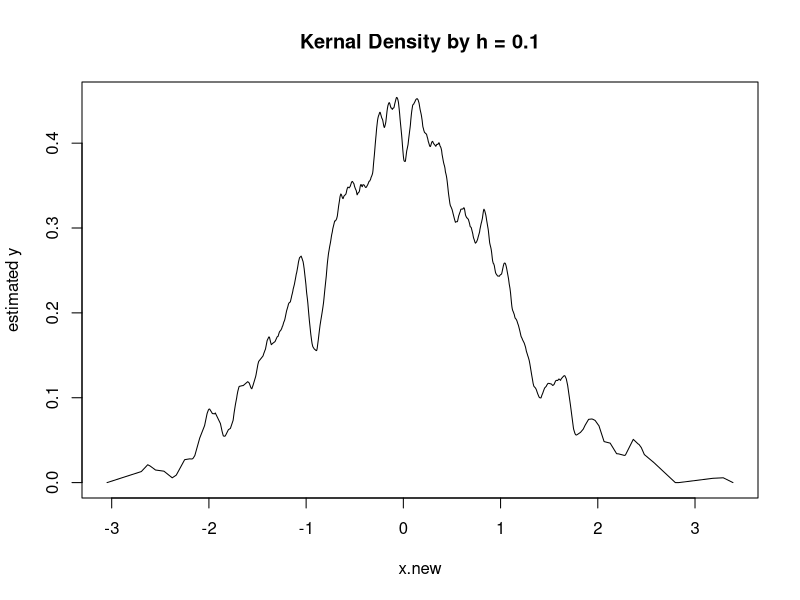
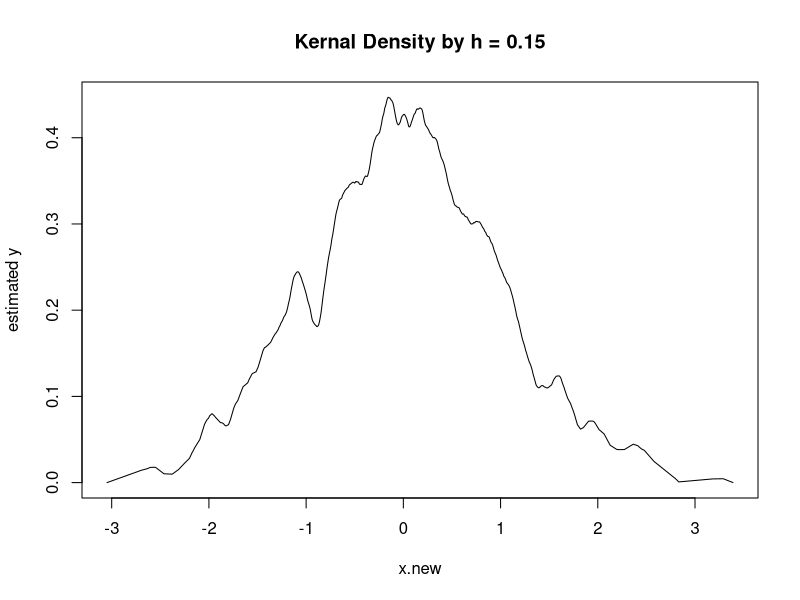
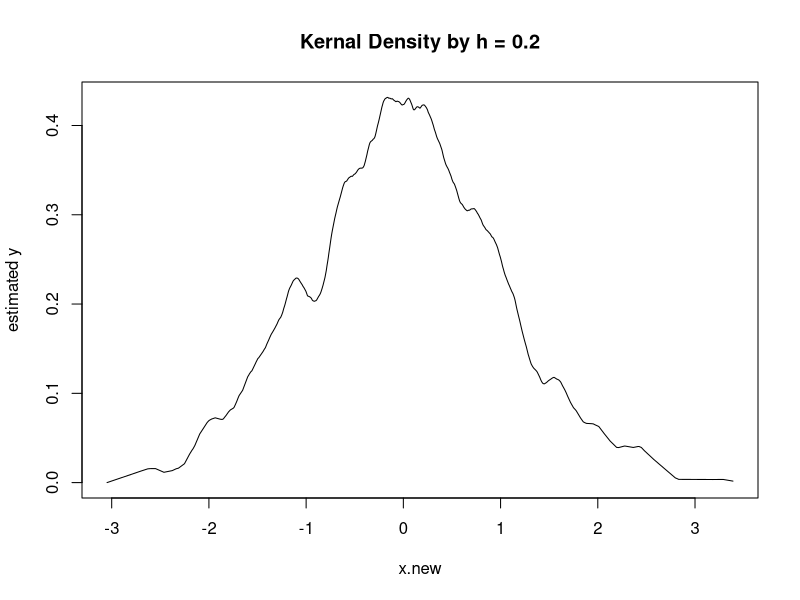
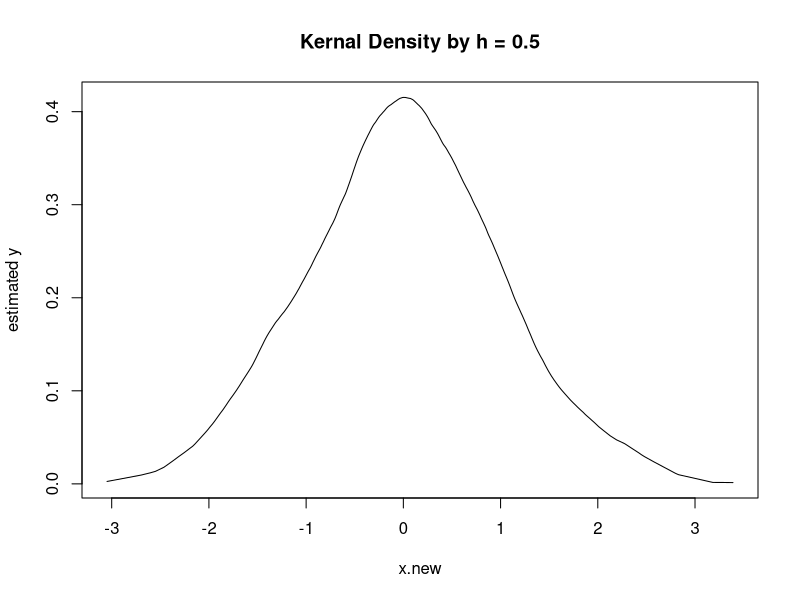
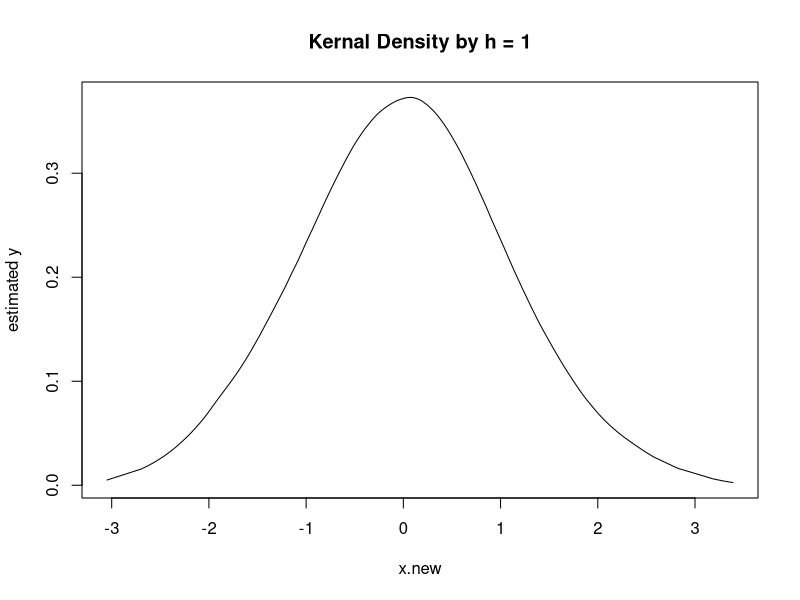

Reproduce these figures in R, in order.
## ---- chunk 1
# reference to the code and help by Wenfeng Zhang, and here changed the way 
# to build the kernel_epan and improve the value of testing h
set.seed(123)
x <- rnorm(1000, 0, 1)
x.new <- sort(rnorm(1000, 0, 1))
#build the kernel
kernel_epan <- function(x,h) {
ran <- as.numeric(abs(x) <= 1)
val <- (3/4) * ( 1 - x^2 ) * ran
return(val)
}
#build the function
kern_density <- function(x, h, x.new){
  y <- numeric()
  for (i in 1:length(x.new)){
    y[i] <- mean(kernel_epan((x.new[i]-x)/h))/h
  }
  return (y)
}
#Test the function
h = c(0.1, 0.15, 0.2, 0.5,1)
for (i in h){
  txt <- paste("Kernal Density by h =",i) 
  plot(x.new, kern_density(x,i,x.new), ylab = "estimated y", main = txt, type = "l")  
}
## ---- chunk 2
# Reference to the solution from Mr. Michael Kane in class.

library(glmnet)
# Find the KKT conditions
##args:
# X: the desgin matrix;
# y: the response vector.
# b: the slope coefficients of the current model;
# lambda: the penalty parameter.
casl_lenet_check_kkt <- function(X, y, b, lambda) {
#calculate the residuals
resids <- y - X %*% b

#calculate the projection of each variable onto the residuals
s <- apply(X, 2, function(xj) crossprod(xj, resids)) /
lambda / nrow(X)

# return a vector indicating where the KKT conditions have been violated by the variables that are currently zero.
(b == 0) & (abs(s) >= 1)
}

#build the dataset and test, the way building the dataset refered to the textbook Page 200 and help by Xiangyi Shan
set.seed(123)
n <- 1000
p <- 4000
X <- matrix(rnorm(n * p), ncol = p)
beta <- c(seq(1, 0.1, length.out=(10)), rep(0, p - 10))
y <- X %*% beta + rnorm(n = n, sd = 0.15)

#lasso regression
lasso_reg_with_screening <- function(x, y){
  m1 <- cv.glmnet(x,y,alpha=1)
  lambda <- m1$lambda.1se
  b <- m1$glmnet.fit$beta[, m1$lambda == lambda]
 casl_lenet_check_kkt(X, y, beta, lambda)
}
#screen the dataset
outcome <-lasso_reg_with_screening(X, y)
summary(outcome)
